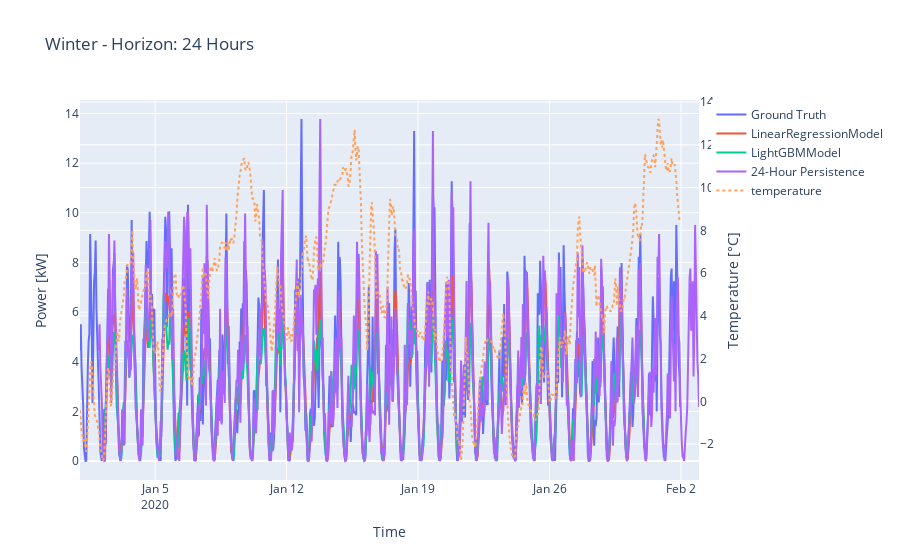
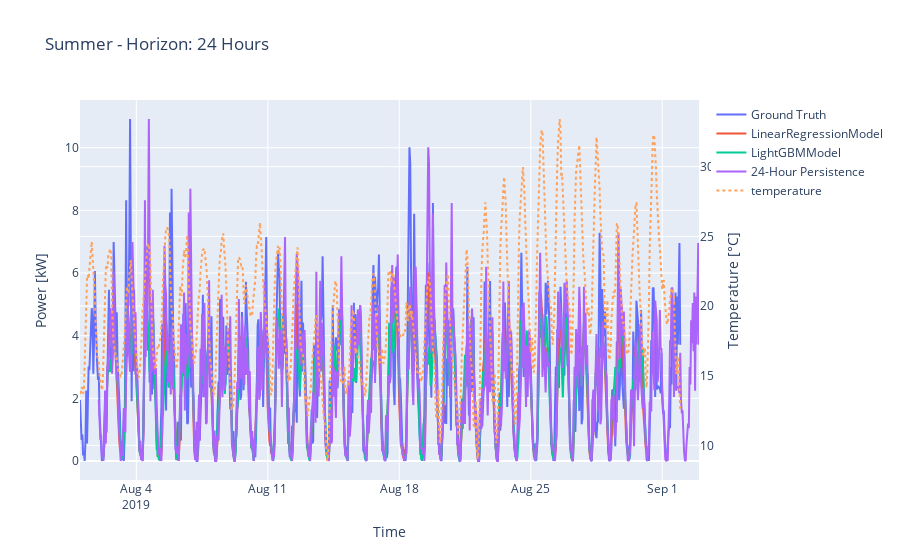
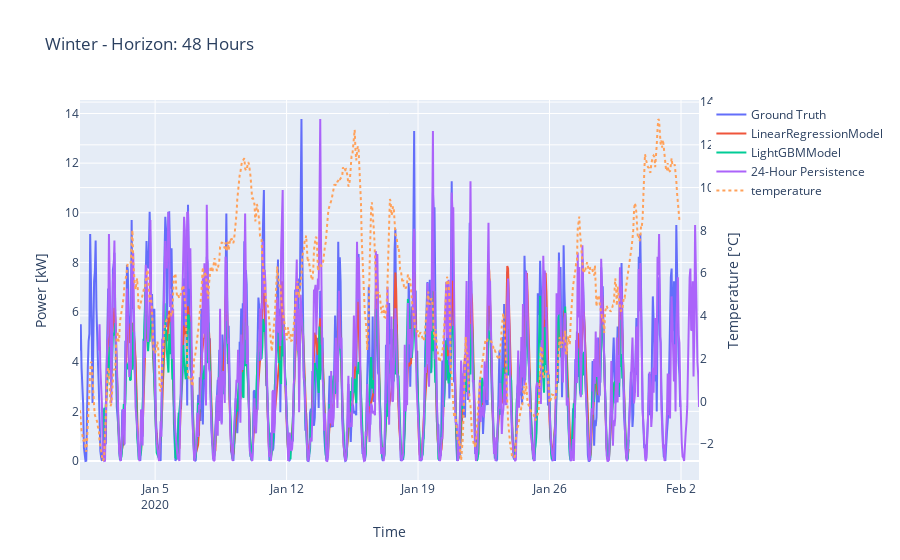
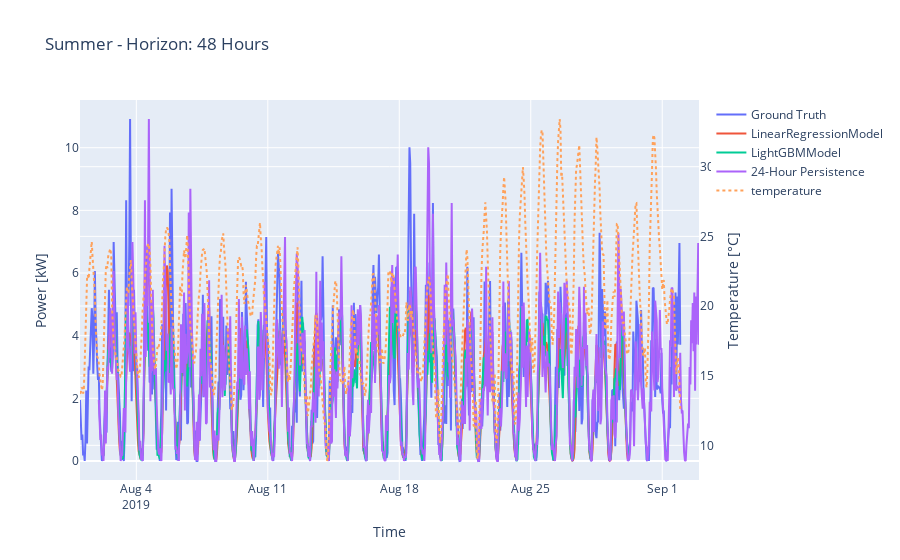

Source (notebook cell) for these figures, in order:
### Markdown cell above
### Plot 1: Side-by-side comparison of the models

### Code cell
temp_data = {'Summer': df_cov_test.iloc[:,0], 'Winter': df_cov_val.iloc[:,0]}
model_names.append('24-Hour Persistence')

for n_ahead, dict_result_season in dict_result_n_ahead.items():

    for season, (_, preds_per_model, gt) in dict_result_season.items():
        fig = go.Figure()

        # Add the ground truth data to the left axis
        fig.add_trace(go.Scatter(x=gt.pd_series().index, y=gt.pd_series().values, name="Ground Truth", yaxis="y1"))

        for model_name in model_names:
            preds = preds_per_model[model_name]
            fig.add_trace(go.Scatter(x=preds.pd_series().index, y=preds.pd_series().values, name=model_name, yaxis="y1"))

        # Add the df_cov_test data to the right axis
        
        series_weather = temp_data[season]
        fig.add_trace(go.Scatter(
        x=series_weather.index,
        y=series_weather.values,
        name="temperature",
        yaxis="y2",
        line=dict(dash="dot")  # Set the line style to dotted
    ))

        fig.update_layout(
            title=f"{season} - Horizon: {n_ahead// timesteps_per_hour} Hours",
            xaxis=dict(title="Time"),
            yaxis=dict(title=f"Power [{ts_train[0].components[0][-2:]}]", side="left"),
            yaxis2=dict(title="Temperature [°C]", overlaying="y", side="right"),
        )

        fig.show()
        wandb.log({f"{season} - Side-by-side comparison of predictions and the ground truth": fig})

### Figure 1 — Plotly figure (JSON) as saved in the notebook; plotly's stock layout.template omitted (floating-point values rounded to 4 significant figures; data arrays with more than 128 entries replaced by an {"elided": "..."} marker saying what was removed)
{"data": [{"name": "Ground Truth", "type": "scatter", "x": {"elided": "768 str values"}, "y": {"elided": "768 float values"}, "yaxis": "y"}, {"name": "LinearRegressionModel", "type": "scatter", "x": {"elided": "696 str values"}, "y": {"elided": "696 float values"}, "yaxis": "y"}, {"name": "LightGBMModel", "type": "scatter", "x": {"elided": "696 str values"}, "y": {"elided": "696 float values"}, "yaxis": "y"}, {"name": "24-Hour Persistence", "type": "scatter", "x": {"elided": "768 str values"}, "y": {"elided": "768 float values"}, "yaxis": "y"}, {"line": {"dash": "dot"}, "name": "temperature", "type": "scatter", "x": {"elided": "768 str values"}, "y": {"elided": "768 float values"}, "yaxis": "y2"}], "layout": {"title": {"text": "Winter - Horizon: 24 Hours"}, "xaxis": {"title": {"text": "Time"}}, "yaxis": {"side": "left", "title": {"text": "Power [kW]"}}, "yaxis2": {"overlaying": "y", "side": "right", "title": {"text": "Temperature [°C]"}}}}

### Figure 2 — Plotly figure (JSON) as saved in the notebook; plotly's stock layout.template omitted (floating-point values rounded to 4 significant figures; data arrays with more than 128 entries replaced by an {"elided": "..."} marker saying what was removed)
{"data": [{"name": "Ground Truth", "type": "scatter", "x": {"elided": "768 str values"}, "y": {"elided": "768 float values"}, "yaxis": "y"}, {"name": "LinearRegressionModel", "type": "scatter", "x": {"elided": "696 str values"}, "y": {"elided": "696 float values"}, "yaxis": "y"}, {"name": "LightGBMModel", "type": "scatter", "x": {"elided": "696 str values"}, "y": {"elided": "696 float values"}, "yaxis": "y"}, {"name": "24-Hour Persistence", "type": "scatter", "x": {"elided": "768 str values"}, "y": {"elided": "768 float values"}, "yaxis": "y"}, {"line": {"dash": "dot"}, "name": "temperature", "type": "scatter", "x": {"elided": "768 str values"}, "y": {"elided": "768 float values"}, "yaxis": "y2"}], "layout": {"title": {"text": "Summer - Horizon: 24 Hours"}, "xaxis": {"title": {"text": "Time"}}, "yaxis": {"side": "left", "title": {"text": "Power [kW]"}}, "yaxis2": {"overlaying": "y", "side": "right", "title": {"text": "Temperature [°C]"}}}}

### Figure 3 — Plotly figure (JSON) as saved in the notebook; plotly's stock layout.template omitted (floating-point values rounded to 4 significant figures; data arrays with more than 128 entries replaced by an {"elided": "..."} marker saying what was removed)
{"data": [{"name": "Ground Truth", "type": "scatter", "x": {"elided": "768 str values"}, "y": {"elided": "768 float values"}, "yaxis": "y"}, {"name": "LinearRegressionModel", "type": "scatter", "x": {"elided": "672 str values"}, "y": {"elided": "672 float values"}, "yaxis": "y"}, {"name": "LightGBMModel", "type": "scatter", "x": {"elided": "672 str values"}, "y": {"elided": "672 float values"}, "yaxis": "y"}, {"name": "24-Hour Persistence", "type": "scatter", "x": {"elided": "768 str values"}, "y": {"elided": "768 float values"}, "yaxis": "y"}, {"line": {"dash": "dot"}, "name": "temperature", "type": "scatter", "x": {"elided": "768 str values"}, "y": {"elided": "768 float values"}, "yaxis": "y2"}], "layout": {"title": {"text": "Winter - Horizon: 48 Hours"}, "xaxis": {"title": {"text": "Time"}}, "yaxis": {"side": "left", "title": {"text": "Power [kW]"}}, "yaxis2": {"overlaying": "y", "side": "right", "title": {"text": "Temperature [°C]"}}}}

### Figure 4 — Plotly figure (JSON) as saved in the notebook; plotly's stock layout.template omitted (floating-point values rounded to 4 significant figures; data arrays with more than 128 entries replaced by an {"elided": "..."} marker saying what was removed)
{"data": [{"name": "Ground Truth", "type": "scatter", "x": {"elided": "768 str values"}, "y": {"elided": "768 float values"}, "yaxis": "y"}, {"name": "LinearRegressionModel", "type": "scatter", "x": {"elided": "672 str values"}, "y": {"elided": "672 float values"}, "yaxis": "y"}, {"name": "LightGBMModel", "type": "scatter", "x": {"elided": "672 str values"}, "y": {"elided": "672 float values"}, "yaxis": "y"}, {"name": "24-Hour Persistence", "type": "scatter", "x": {"elided": "768 str values"}, "y": {"elided": "768 float values"}, "yaxis": "y"}, {"line": {"dash": "dot"}, "name": "temperature", "type": "scatter", "x": {"elided": "768 str values"}, "y": {"elided": "768 float values"}, "yaxis": "y2"}], "layout": {"title": {"text": "Summer - Horizon: 48 Hours"}, "xaxis": {"title": {"text": "Time"}}, "yaxis": {"side": "left", "title": {"text": "Power [kW]"}}, "yaxis2": {"overlaying": "y", "side": "right", "title": {"text": "Temperature [°C]"}}}}
